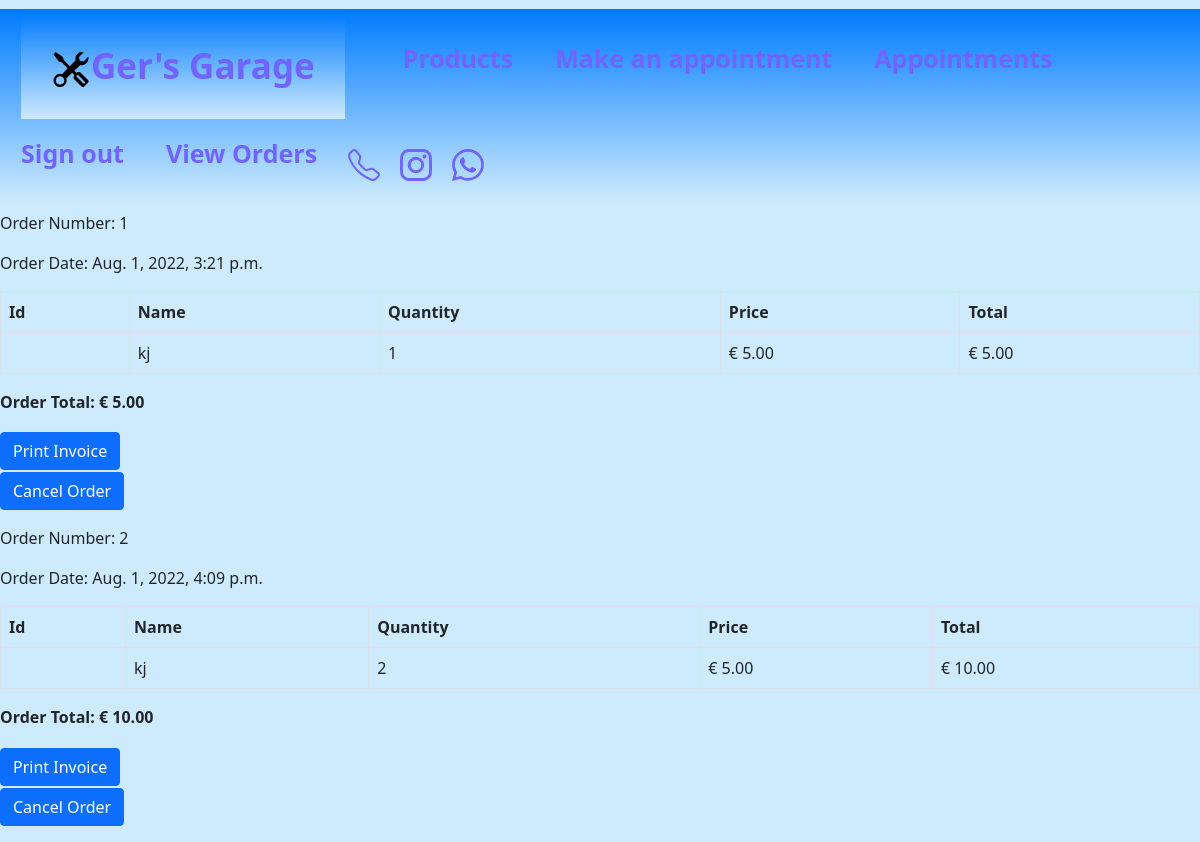
The app's page /Orders/history/ (signed in) with its own data.
### Orders/models.py (models this page shows, shortened)
class Orders(models.Model):
    created = models.DateTimeField(auto_now_add=True)
    emailAddress = models.EmailField(max_length= 250, blank= True)
    class Meta:
        db_table = 'Orders'
        ordering = ('created',)
    def get_total_cost(self):
        return sum(item.get_cost() for item in self.items.all())
    def get_items(self):
        return OrdersItem.objects.filter(orders=self)

class OrdersItem(models.Model):
    orders = models.ForeignKey(Orders, related_name= 'items', on_delete=models.CASCADE)
    product = models.CharField(max_length=250)
    price = models.DecimalField(max_digits=10, decimal_places=2)
    quantity = models.PositiveIntegerField(default=1)
    def get_cost(self):
        return self.price * self.quantity

### Orders/views.py (the view)
# urls.py: path('history/', views.orders_history, name= 'orders_history'),
@login_required()
def orders_history(request):
    email = str(request.user.email)
    order_details = Orders.objects.filter(emailAddress=email)
    paginator = Paginator(order_details, 20)
    try:
        page = int(request.GET.get('page', '1'))
    except:
        page=1
    try:
        orders = paginator.page(page)
    except (EmptyPage, InvalidPage):
        orders = paginator.page(paginator.num_pages)
    return render(request, 'order_list.html',{'order_details':order_details})

### Orders/template/order_list.html (shortened to what this page needs)
{% extends "index.html" %}
{% block content %}
<div class="col-md-12">
	{% for order in order_details %}
		<p>Order Number: {{order.id}}</p>
		<p>Order Date: {{order.created}}</p>
		<table class="table table-bordered table-hover table-condensed">
			<thead>
				<tr>
				<th>Id</th>
				<th>Name</th>
				<th>Quantity</th>
				<th>Price</th>
				<th>Total</th>
				</tr>
			</thead>
			<tbody>
				{% for order_item in order.get_items %}
				<tr>
					<td>{{order_details.id}}</td>
					<td>{{order_item.product}}</td>
					<td>{{order_item.quantity}}</td>
					<td>&euro; {{order_item.price}}</td>
					<td>&euro; {{order_item.get_cost}}</td>
				</tr>
				{% endfor %}
			</tbody>
		</table>
		<div class="row">
			<div class="col-md-12">
				<p class="text-right"><strong>Order Total: &euro;
                                {{order.get_total_cost}}</strong></p>
				<a href="{% url 'orders_invoice' order.order_id %}"><button class="btn btn-primary">Print Invoice</button></a>
			</div>
        </div>
        <p>
            <a href=""><button class="btn btn-primary">Cancel Order</button></a>
        </p>
	{% endfor %}
	</div>
{% endblock content %}

### static/style.css (style rules this page uses)
body { background-color: #ceebfd; }
a { font-size:25px; color:#7064fc; text-decoration: none; font-weight: bold; }

### records on screen
Orders: id "1", created "Aug. 1, 2022, 3:21 p.m.", get_total_cost "5.00"
OrdersItem: product "kj", quantity "1", price "5.00", get_cost "5.00"
Orders: id "2", created "Aug. 1, 2022, 4:09 p.m.", get_total_cost "10.00"
OrdersItem: product "kj", quantity "2", price "5.00", get_cost "10.00"
